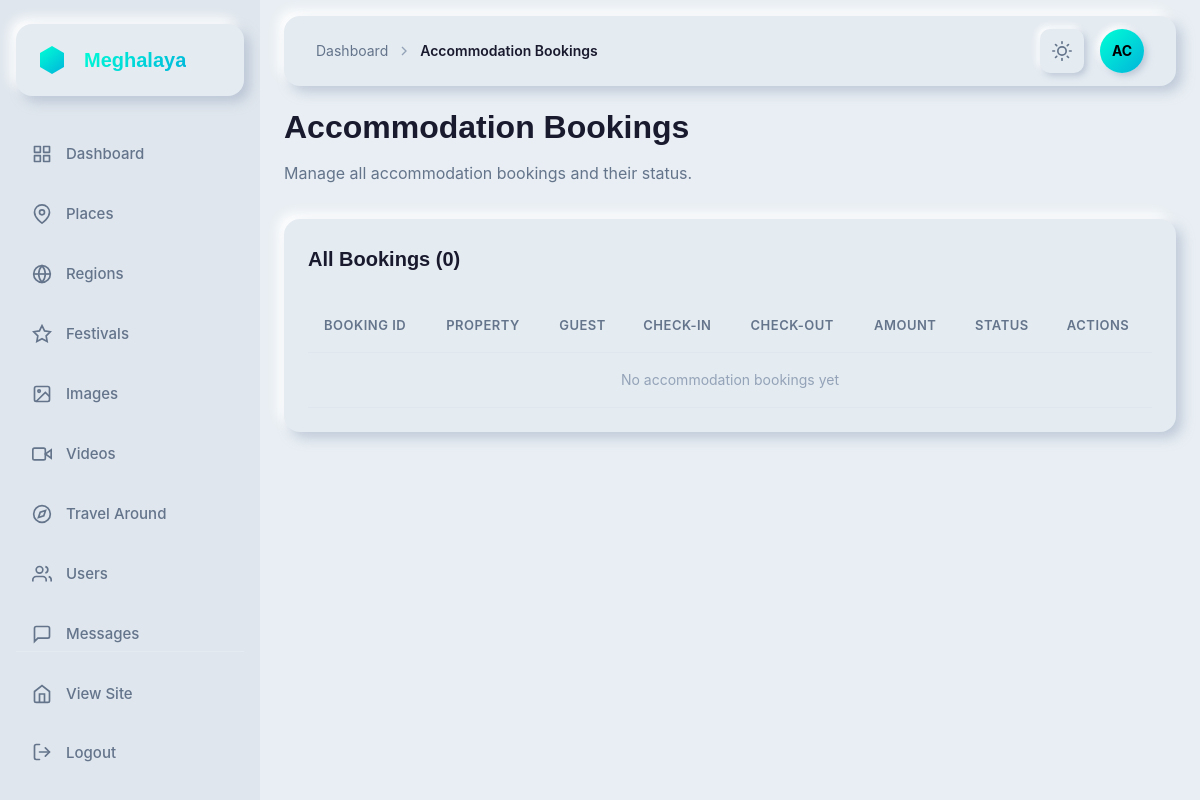
Before: /dashboard/accommodation-bookings/ (signed in) with the older database file.
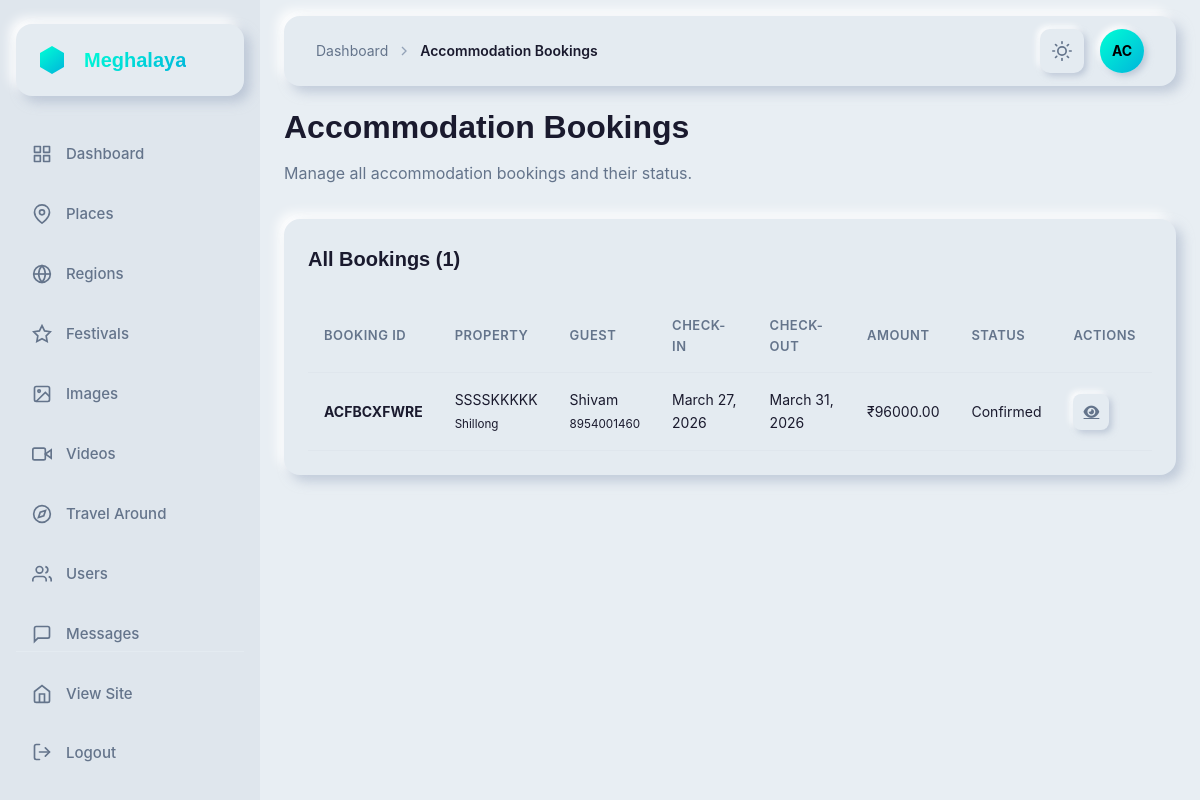
After: the same page with the newer database file.
### app/models.py (models this page shows, shortened)
class AccommodationBooking(models.Model):
    BOOKING_STATUS = [
        ('pending', 'Pending'),
        ('confirmed', 'Confirmed'),
        ('checked_in', 'Checked In'),
        ('checked_out', 'Checked Out'),
        ('cancelled', 'Cancelled'),
        ('no_show', 'No Show'),
    ]
    PAYMENT_STATUS = [
        ('pending', 'Payment Pending'),
        ('submitted', 'Payment Submitted'),
        ('verified', 'Payment Verified'),
        ('failed', 'Payment Failed'),
        ('refunded', 'Refunded'),
    ]
    booking_id = models.CharField(max_length=20, unique=True, editable=False)
    user = models.ForeignKey(User, on_delete=models.CASCADE, related_name='accommodation_bookings')
    accommodation = models.ForeignKey(Accommodation, on_delete=models.CASCADE, related_name='bookings')
    check_in_date = models.DateField()
    check_out_date = models.DateField()
    number_of_rooms = models.PositiveIntegerField(default=1)
    number_of_guests = models.PositiveIntegerField(default=1)
    guest_name = models.CharField(max_length=100)
    guest_phone = models.CharField(max_length=15)
    guest_email = models.EmailField(blank=True, null=True)
    guest_id_type = models.CharField(max_length=50, blank=True, null=True, help_text='Aadhar, Passport, etc.')
    guest_id_number = models.CharField(max_length=50, blank=True, null=True)
    special_requests = models.TextField(blank=True, null=True)
    number_of_nights = models.PositiveIntegerField(default=1)
    room_charges = models.DecimalField(max_digits=10, decimal_places=2)
    extra_charges = models.DecimalField(max_digits=10, decimal_places=2, default=0)
    total_amount = models.DecimalField(max_digits=10, decimal_places=2)
    payment_status = models.CharField(max_length=20, choices=PAYMENT_STATUS, default='pending')
    payment_screenshot = models.ImageField(upload_to='accommodation_payments/', blank=True, null=True)
    payment_date = models.DateTimeField(blank=True, null=True)
    booking_status = models.CharField(max_length=20, choices=BOOKING_STATUS, default='pending')
    owner_remarks = models.TextField(blank=True, null=True)
    actual_check_in = models.DateTimeField(blank=True, null=True)
    actual_check_out = models.DateTimeField(blank=True, null=True)
    created_at = models.DateTimeField(auto_now_add=True)
    updated_at = models.DateTimeField(auto_now=True)
    class Meta:
        ordering = ['-created_at']

class Accommodation(models.Model):
    ACCOMMODATION_TYPES = [
        ('hotel', 'Hotel'),
        ('hostel', 'Hostel'),
        ('guest_house', 'Guest House'),
        ('homestay', 'Homestay'),
        ('resort', 'Resort'),
        ('lodge', 'Lodge'),
        ('cottage', 'Cottage'),
        ('apartment', 'Apartment'),
    ]
    ROOM_TYPES = [
        ('single', 'Single Room'),
        ('double', 'Double Room'),
        ('twin', 'Twin Room'),
        ('triple', 'Triple Room'),
        ('quad', 'Quad Room'),
        ('dormitory', 'Dormitory'),
        ('suite', 'Suite'),
        ('deluxe', 'Deluxe Room'),
        ('family', 'Family Room'),
    ]
    owner = models.ForeignKey(AccommodationOwner, on_delete=models.CASCADE, related_name='accommodations')
    accommodation_type = models.CharField(max_length=20, choices=ACCOMMODATION_TYPES)
    name = models.CharField(max_length=200, help_text='Name of the property')
    room_type = models.CharField(max_length=20, choices=ROOM_TYPES, default='double')
    address = models.TextField()
    city = models.CharField(max_length=100, default='Shillong')
    landmark = models.CharField(max_length=200, blank=True, null=True)
    google_maps_link = models.URLField(blank=True, null=True)
    total_rooms = models.PositiveIntegerField(default=1)
    available_rooms = models.PositiveIntegerField(default=1)
    max_guests_per_room = models.PositiveIntegerField(default=2)
    bed_count = models.PositiveIntegerField(default=1)
    bathroom_attached = models.BooleanField(default=True)
    wifi_available = models.BooleanField(default=False)
    ac_available = models.BooleanField(default=False)
    tv_available = models.BooleanField(default=False)
    parking_available = models.BooleanField(default=False)
    restaurant_available = models.BooleanField(default=False)
    room_service = models.BooleanField(default=False)
    laundry_service = models.BooleanField(default=False)
    hot_water = models.BooleanField(default=True)
    power_backup = models.BooleanField(default=False)
    cctv = models.BooleanField(default=False)
    price_per_night = models.DecimalField(max_digits=10, decimal_places=2)
    extra_person_charge = models.DecimalField(max_digits=10, decimal_places=2, default=0)
    photo_1 = models.ImageField(upload_to='accommodations/')
    photo_2 = models.ImageField(upload_to='accommodations/', blank=True, null=True)
    photo_3 = models.ImageField(upload_to='accommodations/', blank=True, null=True)
    photo_4 = models.ImageField(upload_to='accommodations/', blank=True, null=True)
    photo_5 = models.ImageField(upload_to='accommodations/', blank=True, null=True)
    description = models.TextField(blank=True, null=True)
    house_rules = models.TextField(blank=True, null=True, help_text='Check-in/out times, pet policy, etc.')
    cancellation_policy = models.TextField(blank=True, null=True)
    is_available = models.BooleanField(default=True)
    is_verified = models.BooleanField(default=False)
    is_featured = models.BooleanField(default=False)
    rating = models.DecimalField(max_digits=3, decimal_places=2, default=0)
    total_reviews = models.PositiveIntegerField(default=0)
    created_at = models.DateTimeField(auto_now_add=True)
    updated_at = models.DateTimeField(auto_now=True)
    class Meta:
        ordering = ['-created_at']

### app/dashboard_views.py (the view)
# urls.py: path('accommodation-bookings/', dashboard_views.dashboard_accommodation_bookings, name='dashboard_accommodation_bookings'),
@login_required
@user_passes_test(is_staff_or_superuser)
def dashboard_accommodation_bookings(request):
    bookings = AccommodationBooking.objects.all().select_related('accommodation', 'accommodation__owner', 'user').order_by('-created_at')
    return render(request, 'dashboard/accommodation_bookings_list.html', {'bookings': bookings})

### app/context_processors.py (called while the page is built)
def navbar_context(request):
    placeName = cache.get('navbar_places')
    if placeName is None:
        placeName = list(MeghalayaImages.objects.values('name').exclude(
            name__in=["Cherrapunji", "Police Bazar", "Seven Sister Falls", "Dawki River", "Cathedral of Mary"]
        ).distinct())
        cache.set('navbar_places', placeName, 300)
    return {
        'placeName': placeName
    }

### app/dashboard_views.py (called while the page is built)
def is_staff_or_superuser(user):
    return user.is_staff or user.is_superuser

### templates/dashboard/accommodation_bookings_list.html (shortened to what this page needs)
{% extends 'dashboard/base.html' %}
{% block breadcrumb %}
<svg class="breadcrumb-separator" width="16" height="16" viewBox="0 0 24 24" fill="none" stroke="currentColor" stroke-width="2">
    <polyline points="9 18 15 12 9 6"></polyline>
</svg>
<span class="breadcrumb-current">Accommodation Bookings</span>
{% endblock %}
{% block content %}
<div class="title-section cascade-in">
    <h1 class="page-title">Accommodation Bookings</h1>
    <p class="page-subtitle">Manage all accommodation bookings and their status.</p>
</div>
<div class="card nm-flat cascade-in">
    <div class="card-header">
        <h2 class="card-title">All Bookings ({{ bookings.count }})</h2>
    </div>
    <div class="table-container">
        <table class="data-table">
            <thead>
                <tr>
                    <th>Booking ID</th>
                    <th>Property</th>
                    <th>Guest</th>
                    <th>Check-in</th>
                    <th>Check-out</th>
                    <th>Amount</th>
                    <th>Status</th>
                    <th>Actions</th>
                </tr>
            </thead>
            <tbody>
                {% for booking in bookings %}
                <tr>
                    <td><strong>{{ booking.booking_id }}</strong></td>
                    <td>{{ booking.accommodation.name }}<br><small>{{ booking.accommodation.city }}</small></td>
                    <td>{{ booking.guest_name }}<br><small>{{ booking.guest_phone }}</small></td>
                    <td>{{ booking.check_in_date }}</td>
                    <td>{{ booking.check_out_date }}</td>
                    <td>₹{{ booking.total_amount }}</td>
                    <td>
                        {% if booking.booking_status == 'pending' %}
                        <span class="status-badge status-warning">Pending</span>
                        {% elif booking.booking_status == 'confirmed' %}
                        <span class="status-badge status-success">Confirmed</span>
                        {% elif booking.booking_status == 'checked_in' %}
                        <span class="status-badge status-info">Checked In</span>
                        {% elif booking.booking_status == 'checked_out' %}
                        <span class="status-badge" style="background: rgba(108, 117, 125, 0.1); color: #6c757d;">Completed</span>
                        {% elif booking.booking_status == 'cancelled' %}
                        <span class="status-badge status-danger">Cancelled</span>
                        {% endif %}
                        <br>
                    </td>
                    <td>
                        <div class="table-actions">
                            <a href="{% url 'dashboard_accommodation_booking_detail' booking.booking_id %}" class="action-btn nm-button" title="View Details">
                                <i class="fas fa-eye"></i>
                            </a>
                        </div>
                    </td>
                </tr>
                {% empty %}
                <tr>
                    <td colspan="8" style="text-align: center; color: var(--text-muted);">No accommodation bookings yet</td>
                </tr>
                {% endfor %}
            </tbody>
        </table>
    </div>
</div>
{% endblock %}

Changed rows visible on the page:
added AccommodationBooking: booking_id "ACFBCXFWRE", accommodation.name "SSSSKKKKK", accommodation.city "Shillong", guest_name "Shivam", guest_phone "8954001460", check_in_date "March 27, 2026", check_out_date "March 31, 2026", total_amount "96000.00", booking_status "Confirmed"
Other visible differences:
{{ bookings.count }}: "0" → "1"
text no longer shown: "No accommodation bookings yet"
